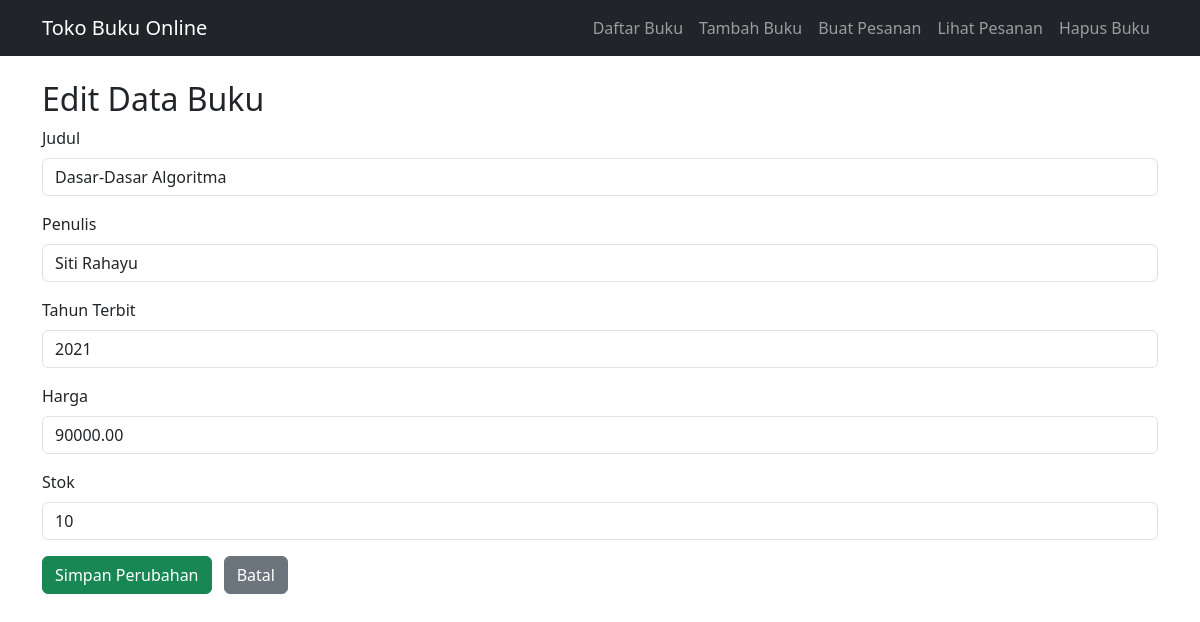
Screenshot of /form_edit.php?id=3 with the database file from the repository.
### tables this page shows
CREATE TABLE IF NOT EXISTS Buku (
    ID INT AUTO_INCREMENT PRIMARY KEY,
    Judul VARCHAR(255) NOT NULL,
    Penulis VARCHAR(255) NOT NULL,
    Tahun_Terbit INT NOT NULL,
    Harga DECIMAL(10,2) NOT NULL,
    Stok INT NOT NULL DEFAULT 0
);

### form_edit.php (the view, shortened to what this page needs)
<?php
include 'koneksi_db.php';
include 'nav.php';
$id = $_GET['id'] ?? 0;
$stmt = $conn->prepare("SELECT * FROM Buku WHERE ID = ?");
$stmt->bind_param("i", $id);
$stmt->execute();
$result = $stmt->get_result();
$row = $result->fetch_assoc();
?>
<!DOCTYPE html>
<html lang="en">
<head>
    <link href="https://cdn.jsdelivr.net/npm/bootstrap@5.3.0/dist/css/bootstrap.min.css" rel="stylesheet">
</head>
<body>
    <div class="container mt-4">
        <h2>Edit Data Buku</h2>
        <form method="post" action="proses_edit.php">
            <div class="mb-3">
                <label for="judul" class="form-label">Judul</label>
                <input type="text" class="form-control" id="judul" name="judul"
                    value="<?= htmlspecialchars($row['Judul']) ?>" required>
            </div>
            <div class="mb-3">
                <label for="penulis" class="form-label">Penulis</label>
                <input type="text" class="form-control" id="penulis" name="penulis"
                    value="<?= htmlspecialchars($row['Penulis']) ?>" required>
            </div>
            <div class="mb-3">
                <label for="tahun_terbit" class="form-label">Tahun Terbit</label>
                <input type="number" class="form-control" id="tahun_terbit" name="tahun_terbit"
                    value="<?= $row['Tahun_Terbit'] ?>" required>
            </div>
            <div class="mb-3">
                <label for="harga" class="form-label">Harga</label>
                <input type="number" class="form-control" id="harga" name="harga"
                    value="<?= $row['Harga'] ?>" step="0.01" required>
            </div>
            <div class="mb-3">
                <label for="stok" class="form-label">Stok</label>
                <input type="number" class="form-control" id="stok" name="stok"
                    value="<?= $row['Stok'] ?>" required>
            </div>
            <button type="submit" class="btn btn-success">Simpan Perubahan</button>
            <a href="index.php" class="btn btn-secondary ms-2">Batal</a>
        </form>
    </div>
</body>
</html>

### rows the page displays
buku: judul "Dasar-Dasar Algoritma", penulis "Siti Rahayu", tahun_terbit "2021", harga "90000.00", stok "10"
